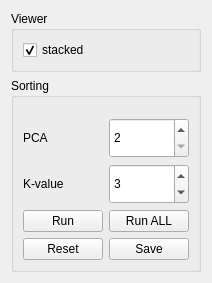
            <widget class="QWidget" name="spikeOptPage">
             <layout class="QVBoxLayout" name="verticalLayout_9">
              <item>
               <widget class="QGroupBox" name="groupBox_2">
                <property name="font">
                 <font>
                  <weight>50</weight>
                  <bold>false</bold>
                 </font>
                </property>
                <property name="title">
                 <string>Viewer</string>
                </property>
                <layout class="QVBoxLayout" name="verticalLayout_14">
                 <item>
                  <widget class="QCheckBox" name="chkSpikeStacked">
                   <property name="text">
                    <string>stacked</string>
                   </property>
                   <property name="checked">
                    <bool>true</bool>
                   </property>
                  </widget>
                 </item>
                </layout>
               </widget>
              </item>
              <item>
               <widget class="QWidget" name="widget_5" native="true">
                <layout class="QGridLayout" name="gridLayout">
                 <property name="leftMargin">
                  <number>0</number>
                 </property>
                 <property name="topMargin">
                  <number>0</number>
                 </property>
                 <property name="rightMargin">
                  <number>0</number>
                 </property>
                 <property name="bottomMargin">
                  <number>0</number>
                 </property>
                 <property name="spacing">
                  <number>0</number>
                 </property>
                 <item row="0" column="0" alignment="Qt::AlignTop">
                  <widget class="QGroupBox" name="groupBox">
                   <property name="font">
                    <font>
                     <weight>50</weight>
                     <bold>false</bold>
                    </font>
                   </property>
                   <property name="title">
                    <string>Sorting</string>
                   </property>
                   <layout class="QGridLayout" name="gridLayout_2">
                    <property name="topMargin">
                     <number>20</number>
                    </property>
                    <item row="2" column="0">
                     <widget class="QPushButton" name="pushButton_2">
                      <property name="text">
                       <string>Run</string>
                      </property>
                      <property name="icon">
                       <iconset resource="../../resources/resources.qrc">
                        <normaloff>:/resources/icons_2/pricetag-outline.svg</normaloff>:/resources/icons_2/pricetag-outline.svg</iconset>
                      </property>
                      <property name="iconSize">
                       <size>
                        <width>24</width>
                        <height>24</height>
                       </size>
                      </property>
                     </widget>
                    </item>
                    <item row="3" column="0">
                     <widget class="QPushButton" name="pushButton_4">
                      <property name="text">
                       <string>Reset</string>
                      </property>
                      <property name="icon">
                       <iconset resource="../../resources/resources.qrc">
                        <normaloff>:/resources/icons/rotate-ccw.svg</normaloff>:/resources/icons/rotate-ccw.svg</iconset>
                      </property>
                      <property name="iconSize">
                       <size>
                        <width>24</width>
                        <height>24</height>
                       </size>
                      </property>
                     </widget>
                    </item>
                    <item row="0" column="1">
                     <widget class="QSpinBox" name="pcaValue">
                      <property name="minimumSize">
                       <size>
                        <width>70</width>
                        <height>40</height>
                       </size>
                      </property>
                      <property name="minimum">
                       <number>2</number>
                      </property>
                      <property name="maximum">
                       <number>10</number>
                      </property>
                     </widget>
                    </item>
                    <item row="1" column="0">
                     <widget class="QLabel" name="label_6">
                      <property name="text">
                       <string>K-value</string>
                      </property>
                     </widget>
                    </item>
                    <item row="1" column="1">
                     <widget class="QSpinBox" name="kValue">
                      <property name="minimumSize">
                       <size>
                        <width>70</width>
                        <height>40</height>
                       </size>
                      </property>
                      <property name="minimum">
                       <number>1</number>
                      </property>
                      <property name="maximum">
                       <number>10</number>
                      </property>
                      <property name="value">
                       <number>3</number>
                      </property>
                     </widget>
                    </item>
                    <item row="2" column="1">
                     <widget class="QPushButton" name="pushButton_3">
                      <property name="text">
                       <string>Run ALL</string>
                      </property>
                      <property name="icon">
                       <iconset resource="../../resources/resources.qrc">
                        <normaloff>:/resources/icons_2/pricetags-outline.svg</normaloff>:/resources/icons_2/pricetags-outline.svg</iconset>
                      </property>
                      <property name="iconSize">
                       <size>
                        <width>24</width>
                        <height>24</height>
                       </size>
                      </property>
                     </widget>
                    </item>
                    <item row="3" column="1">
                     <widget class="QPushButton" name="pushButton_5">
                      <property name="text">
                       <string>Save</string>
                      </property>
                      <property name="icon">
                       <iconset resource="../../resources/resources.qrc">
                        <normaloff>:/resources/icons/save.svg</normaloff>:/resources/icons/save.svg</iconset>
                      </property>
                      <property name="iconSize">
                       <size>
                        <width>24</width>
                        <height>24</height>
                       </size>
                      </property>
                     </widget>
                    </item>
                    <item row="0" column="0">
                     <widget class="QLabel" name="label">
                      <property name="text">
                       <string>PCA</string>
                      </property>
                     </widget>
                    </item>
                   </layout>
                  </widget>
                 </item>
                </layout>
               </widget>
              </item>
             </layout>
            </widget>
